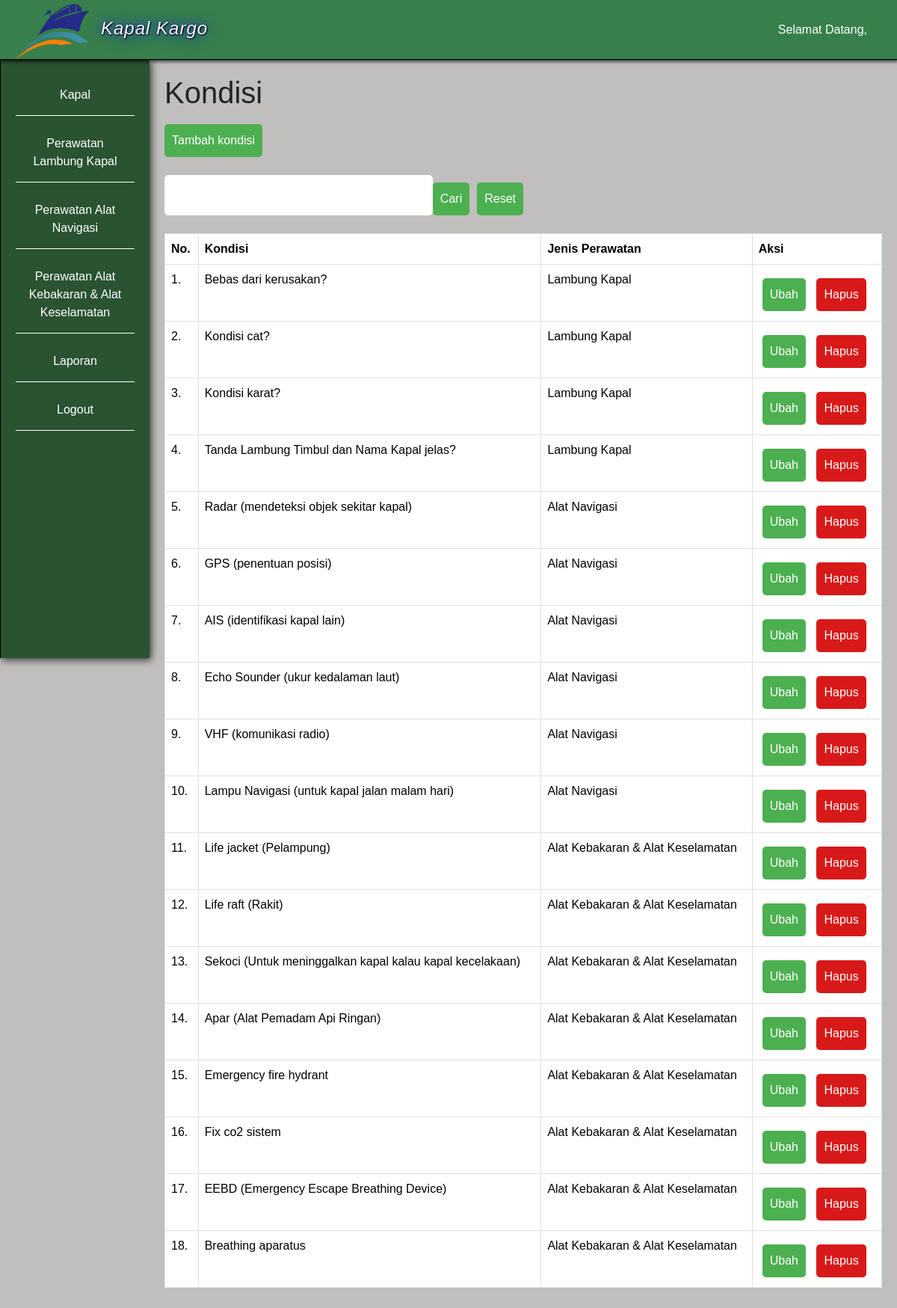
/kondisi.php (signed in), run on the app's committed database.
### tables this page shows
CREATE TABLE `jenis_perawatan` (
  `id_jenis_perawatan` int(11) NOT NULL,
  `jenis_perawatan` varchar(100) NOT NULL
);

CREATE TABLE `kondisi` (
  `id_kondisi` int(11) NOT NULL,
  `kondisi` text NOT NULL,
  `id_jenis_perawatan` int(11) NOT NULL
);

### kondisi.php (the view, shortened to what this page needs)
<?php
    include 'koneksi.php';
    $kondisi = mysqli_query($conn, "SELECT * FROM kondisi INNER JOIN jenis_perawatan ON kondisi.id_jenis_perawatan = jenis_perawatan.id_jenis_perawatan");
?>
<!doctype html>
<html lang="en">
  <head>
    <link href="https://cdn.jsdelivr.net/npm/bootstrap@5.3.3/dist/css/bootstrap.min.css" rel="stylesheet">
    <link rel="stylesheet" href="style.css">
  </head>
  <body>
  <?php include 'top-side-bar.php'; ?>
    <div class="main">
    <h1>Kondisi</h1>
        <a href="tambah_kondisi.php" class="btn">Tambah kondisi</a>
        <br>
        <br>
        <form method="post" style="display: flex; flex-direction: row; width: 50%;">
            <input type="text" id="cari" name="cari" class="input" required>
            <button type="submit" name="btnCari" class="btn">Cari</button>
            <a href="kondisi.php" class="btn" style="margin-left: 10px;">Reset</a>
        </form>
        <br>
        <table class="table table-bordered">
            <thead>
                <tr>
                    <th>No.</th>
                    <th>Kondisi</th>
                    <th>Jenis Perawatan</th>
                    <th>Aksi</th>
                </tr>
            </thead>
            <tbody>
                <?php $i = 1; ?>
                <?php foreach ($kondisi as $data_kondisi) : ?>
                    <tr>
                        <td><?= $i++; ?>.</td>
                        <td><?= $data_kondisi['kondisi']; ?></td>
                        <td><?= $data_kondisi['jenis_perawatan']; ?></td>
                        <td>
                            <a href="ubah_kondisi.php?id_kondisi=<?= $data_kondisi['id_kondisi']; ?>" class="btn margin-5px">Ubah</a>
                            <a onclick="return confirm('Apakah Anda yakin ingin menghapus kondisi <?= $data_kondisi['kondisi']; ?>?')" href="hapus_kondisi.php?id_kondisi=<?= $data_kondisi['id_kondisi']; ?>" class="btn margin-5px bg-red">Hapus</a>
                        </td>
                    </tr>
                <?php endforeach ?>
            </tbody>
        </table>
    </div>
  </body>
</html>

### top-side-bar.php (shortened to what this page needs)
<div class="topbar" style="z-index: 9999;">
    <div class="logo">
        <img src="foto/logo.png" alt="logo kapal">
        <a href="index.php">Kapal Kargo</a>
    </div>
    <nav>
        <ul>
            <li><a href="#">Selamat Datang, <?= $dataUser['nama_lengkap']; ?> </a></li>
        </ul>
    </nav>
</div>
<div class="sidebar">
    <ul>
        <li><a href="kapal.php">Kapal</a></li>
        <?php
            $sidebar_jenis_perawatan = mysqli_query($conn, "SELECT * FROM jenis_perawatan");
         ?>
        <?php foreach ($sidebar_jenis_perawatan as $data_sidebar_jenis_perawatan): ?>
            <li><a href="perawatan.php?id_jenis_perawatan=<?= $data_sidebar_jenis_perawatan['id_jenis_perawatan']; ?>">Perawatan <?= $data_sidebar_jenis_perawatan['jenis_perawatan']; ?></a></li>
        <?php endforeach ?>
        <li><a href="laporan.php">Laporan</a></li>
        <li><a href="logout.php">Logout</a></li>
    </ul>
</div>

### style.css (style rules this page uses)
body { font-family: Arial, sans-serif; background-color: #c1bebe; margin: 0; }
.input { padding: 10px; border: 1px solid #fffcfc; border-radius: 5px; font-size: 16px; width: 100%; }
.margin-5px { margin: 5px; }
.btn { margin-top: 10px; display: inline-block; padding: 10px; border: none; border-radius: 5px; background-color: #4CAF50; color: #fff; font-size: 16px; cursor: pointer; text-decoration: none; }
.bg-red { background-color: rgb(216, 25, 25); }
.topbar { background-color: rgb(55, 128, 75); color: #fff; display: flex; align-items: center; padding: 20px; position: fixed; width: 100%; height: 80px; border-bottom: 1px solid black; box-shadow: 2px 2px 5px rgba(0,0,0,0.8); }
.logo { font-size: 24px; font-weight: 500; margin-right: auto; }
.logo img { width: 100px; height: 75px; margin-top: 5px; margin-right: 15px; float: left; }
.logo a { display: inline-block; margin-top: 20px; font-family:impact, sans-serif; letter-spacing: 1px; text-shadow: 1px 1px 2px black, 0 0 20px blue, 0 0 2px darkblue; font-style: italic; text-decoration: none; color: white; }
nav ul { list-style: none; margin: 0; padding: 0; display: flex; }
nav li { margin-right: 20px; }
nav a { color: #fff; text-decoration: none; font-size: 16px; }
.sidebar { background-color: #295331; color: #fff; height: 100vh; width: 200px; position: fixed; left: 0; padding: 20px; top: 80px; border-left: 1px solid black; box-shadow: 2px 2px 10px rgba(0,0,0,0.8); }
.sidebar ul { list-style: none; margin: 0; padding: 0; }
.sidebar li { border-bottom: 1px solid white; margin-bottom: 10px; text-align: center; }
.sidebar a { display: inline-block; color: #fff; text-decoration: none; font-size: 16px; width: 100%; padding: 15px; margin: auto; }
.main { padding-left: 220px; padding-right: 20px; padding-bottom: 20px; padding-top: 100px; }

### data on the page
jenis_perawatan: jenis_perawatan "Lambung Kapal"
jenis_perawatan: jenis_perawatan "Alat Navigasi"
jenis_perawatan: jenis_perawatan "Alat Kebakaran & Alat Keselamatan"
kondisi: kondisi "Bebas dari kerusakan?", id_jenis_perawatan.jenis_perawatan "Lambung Kapal"
kondisi: kondisi "Kondisi cat?", id_jenis_perawatan.jenis_perawatan "Lambung Kapal"
kondisi: kondisi "Kondisi karat?", id_jenis_perawatan.jenis_perawatan "Lambung Kapal"
kondisi: kondisi "Tanda Lambung Timbul dan Nama Kapal jelas?", id_jenis_perawatan.jenis_perawatan "Lambung Kapal"
kondisi: kondisi "Radar (mendeteksi objek sekitar kapal)", id_jenis_perawatan.jenis_perawatan "Alat Navigasi"
kondisi: kondisi "GPS (penentuan posisi)", id_jenis_perawatan.jenis_perawatan "Alat Navigasi"
kondisi: kondisi "AIS (identifikasi kapal lain)", id_jenis_perawatan.jenis_perawatan "Alat Navigasi"
kondisi: kondisi "Echo Sounder (ukur kedalaman laut)", id_jenis_perawatan.jenis_perawatan "Alat Navigasi"
kondisi: kondisi "VHF (komunikasi radio)", id_jenis_perawatan.jenis_perawatan "Alat Navigasi"
kondisi: kondisi "Lampu Navigasi (untuk kapal jalan malam hari)", id_jenis_perawatan.jenis_perawatan "Alat Navigasi"
kondisi: kondisi "Life jacket (Pelampung)", id_jenis_perawatan.jenis_perawatan "Alat Kebakaran & Alat Keselamatan"
kondisi: kondisi "Life raft (Rakit)", id_jenis_perawatan.jenis_perawatan "Alat Kebakaran & Alat Keselamatan"
kondisi: kondisi "Sekoci (Untuk meninggalkan kapal kalau kapal kecelakaan)", id_jenis_perawatan.jenis_perawatan "Alat Kebakaran & Alat Keselamatan"
kondisi: kondisi "Apar (Alat Pemadam Api Ringan)", id_jenis_perawatan.jenis_perawatan "Alat Kebakaran & Alat Keselamatan"
kondisi: kondisi "Emergency fire hydrant", id_jenis_perawatan.jenis_perawatan "Alat Kebakaran & Alat Keselamatan"
kondisi: kondisi "Fix co2 sistem", id_jenis_perawatan.jenis_perawatan "Alat Kebakaran & Alat Keselamatan"
kondisi: kondisi "EEBD (Emergency Escape Breathing Device)", id_jenis_perawatan.jenis_perawatan "Alat Kebakaran & Alat Keselamatan"
kondisi: kondisi "Breathing aparatus", id_jenis_perawatan.jenis_perawatan "Alat Kebakaran & Alat Keselamatan"
